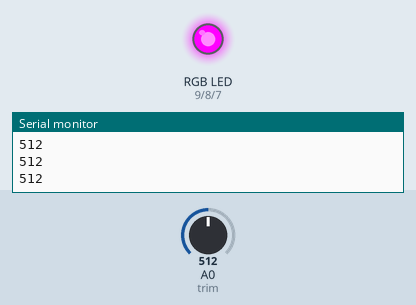
Recording of a sketch running on a simulated Arduino Uno, built with avr-gcc and run on an emulated ATmega328P. On the bench: an RGB LED mixed from three pins (HIGH = lit), the last lines printed to the serial monitor. The test bench sets the inputs (shaded band); at power-on: A0 (trim) = 512.

Above: at 1.2 s.
1.3 s: A0 (trim) set to 312
2.8 s: A0 (trim) set to 289
At 3.1 s:
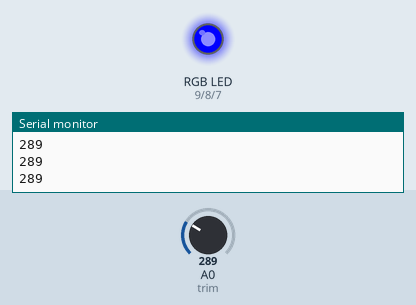
4.3 s: A0 (trim) set to 104
5.8 s: A0 (trim) set to 92
At 6.5 s:
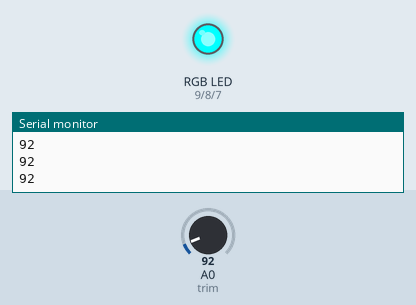
7.3 s: A0 (trim) set to 110
At 7.6 s:
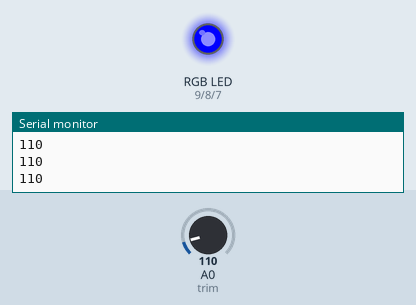
8.8 s: A0 (trim) set to 90
At 10.0 s:
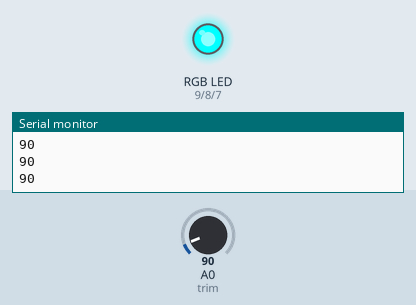
Timing chart, 0 to 11.3 s (numbered marks = the images above; inputs shaded):
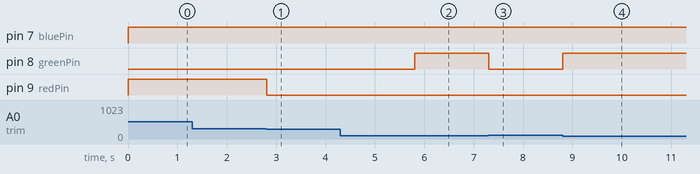

The sketch:

potentiometer_changing_rgb.ino
```cpp
int trim = 0 ;
int val = 0 ;


int redPin = 9;
int greenPin = 8;
int bluePin = 7;

void setup()
{
  Serial.begin(9600) ;
  pinMode(redPin, OUTPUT ) ;
  pinMode(greenPin, OUTPUT ) ;
  pinMode(bluePin, OUTPUT ) ;
}

void loop()
{
  val = analogRead( trim ) ;
  Serial.println(val) ;

  if( val < 100 )
  {
    setColor( 255, 0, 0 ) ;
  }
  if( val >= 100 )
  {
    if( val < 300 )
    {
      setColor( 255, 255, 0 ) ;
    }
  }
  if( val > 300 )
  {
    setColor( 0, 255, 0 ) ;
  }
}

void setColor(int red, int green, int blue)
{
  analogWrite( redPin, 255 - red ) ;
  analogWrite( greenPin, 255 - green ) ;
  analogWrite( bluePin, 255 - blue ) ;
}
```

Measured:
- the behaviour switches between 300 and 299 on A0 (trim) (found by bisection; images 0 and 1)
- the behaviour switches between 100 and 99 on A0 (trim) (found by bisection; images 1 and 2)
- after the input at 2.8 s, pin 9 (redPin): HIGH → LOW at once
- after the input at 5.8 s, pin 8 (greenPin): LOW → HIGH at once
- after the input at 7.3 s, pin 8 (greenPin): HIGH → LOW at once
- after the input at 8.8 s, pin 8 (greenPin): LOW → HIGH at once
